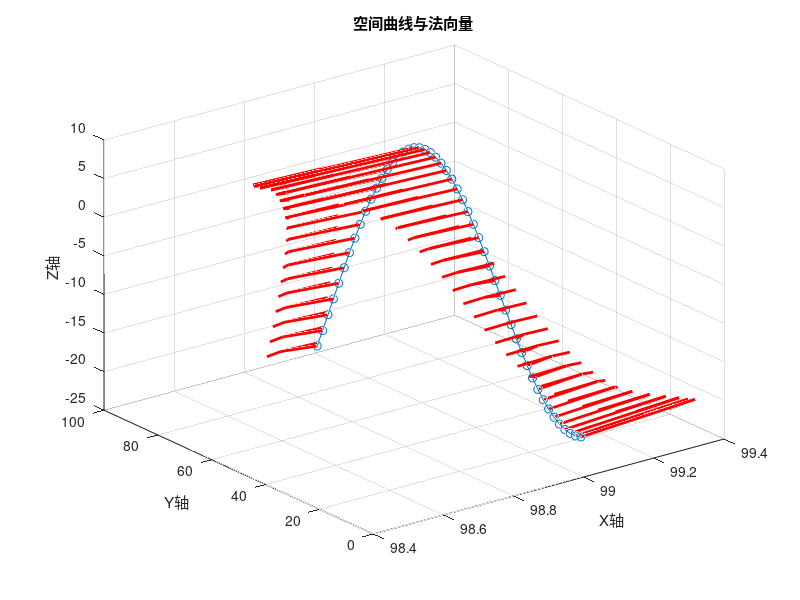

Here is the MATLAB script that generated this plot:

clear;clc
%% 导入曲面曲线轨迹
num_points = 50;
[X,Y] = meshgrid(1:2:99);
Z =0.2*Y.*sin(X/20) -0.2* X.*cos(Y/20);
P0 = [X(:), Y(:), Z(:)];
[U,V,W] = surfnorm(Z);

size = length(X);
for i=1:size
    s = (i-1)*size+1;
    e = i*size;
    P =  [P0(s:e,1), P0(s:e,2), P0(s:e,3)];
    P1 = [P0(s:e,1)+200, P0(s:e,2)*3, 300+P0(s:e,3)*3];  
end


%% % 导入法向量
% load('normals2500.mat');
% normals = zeros(length(X),3);
normal = [U(:),V(:),W(:)];

for i=1:size
    s = (i-1)*size+1;
    e = i*size;
    normals =  [normal(s:e,1), normal(s:e,2), normal(s:e,3)];
end
% 计算法向量的方向
normals_normalized = normals ./ vecnorm(normals, 2, 2);
%% 绘制法向量
points =P;

% 绘制曲线
figure;
plot3(points(:, 1), points(:, 2), points(:, 3), '-o');
hold on;

% 绘制法向量
scale_factor = 1;  % 缩放因子，控制法向量的长度

for i = 1:50
    quiver3(points(i, 1), points(i, 2), points(i, 3), ...
            normals_normalized(i, 1)*scale_factor, normals_normalized(i, 2)*scale_factor, normals_normalized(i, 3)*scale_factor, ...
            'Color', 'r', 'LineWidth', 2);
end

hold off;

title('空间曲线与法向量');
xlabel('X轴');
ylabel('Y轴');
zlabel('Z轴');
grid on;




